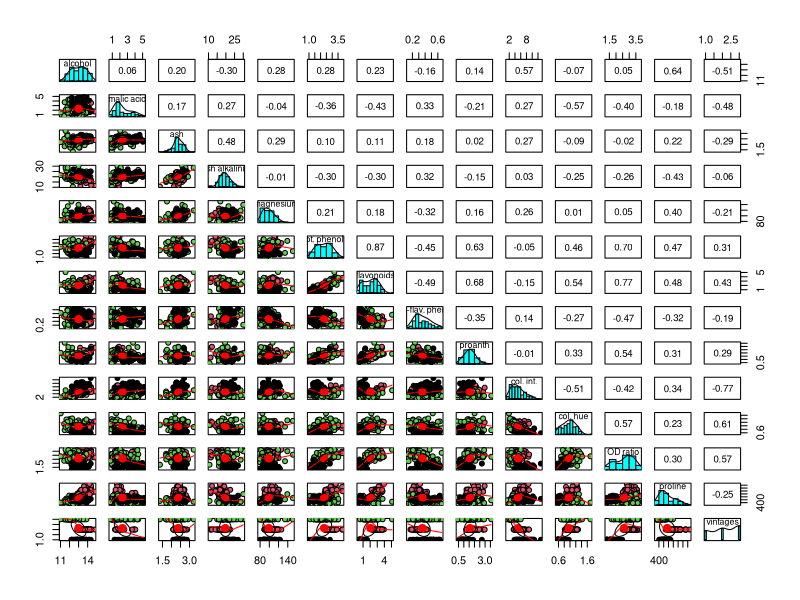
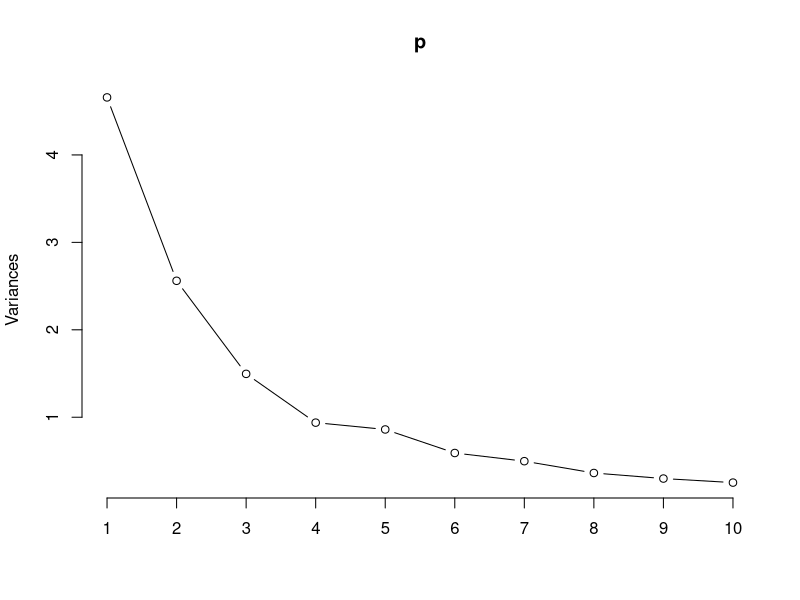
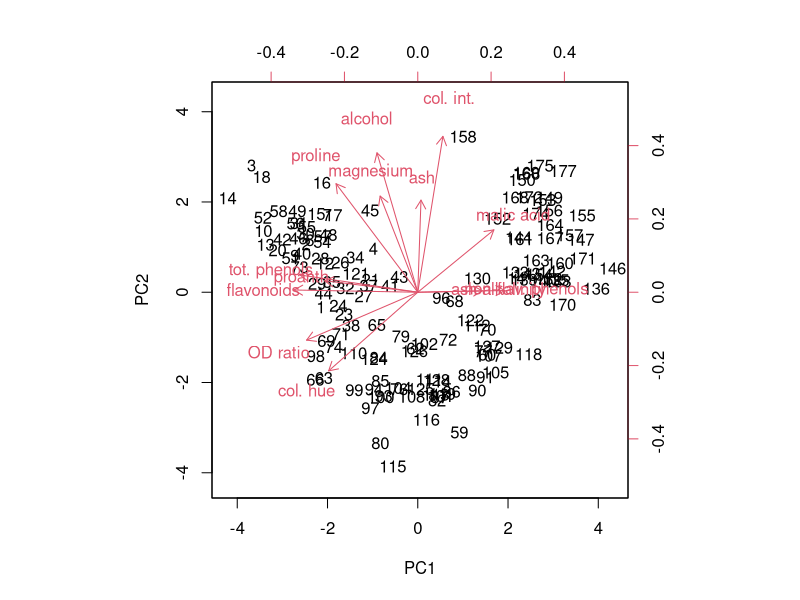
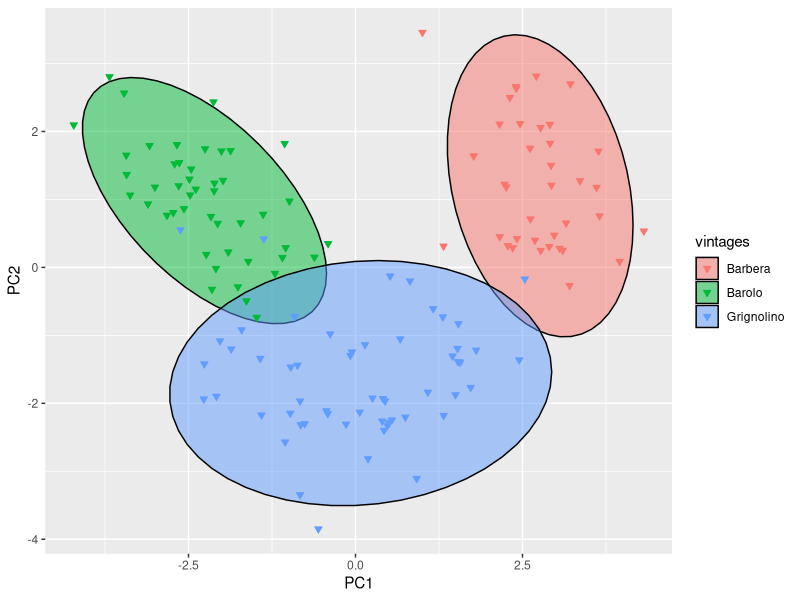

Write R code to recreate these figures, in order.
#Using PCA on the wine data set
#Allows interpretation of many variables using a 2 dimensional biplot
#Can also be used to develop prediction models

#Load the packages

library(kohonen)
library(caTools)
library(psych)
library(ggplot2)
library(nnet)


#Load the data
data("wines")
wines <- as.data.frame(wines)
wines <- cbind(wines, vintages)
str(wines)
head(wines)

#train and test set
set.seed(123)
splitcc <- sample.split(wines, SplitRatio = 0.8)
train <- subset(wines, splitcc == "TRUE")
test <- subset(wines, splitcc == "FALSE")

#Predictors should be independent to avoid Multicollinearity
pairs.panels(train, pch = 21, bg = train$vintages)



# Apply pca ---------------------------------------------------------------

#scale the data with scale = TRUE
summary(wines)
p <- prcomp(train[,-14], scale = TRUE)
p
str(p)
p$x

#Plot
#PC1 and PC2 explain a significant proportion of the variance
summary(p)
plot(p, type = "l")
biplot(p, scale = 0)


#append pc1 and pc2 to train
train2 <- cbind(train, p$x[,1:2])
head(train2)


#plot with ggplot
# Use 95% confidence elipse
ggplot(train2, aes(PC1, PC2, col = vintages, fill = vintages)) +
  stat_ellipse(geom = "polygon", col = "black", alpha = 0.5, level = 0.95) +
  geom_point(shape = 25)


# Predict -----------------------------------------------------------------

pred_train <- predict(p, train)
pred_train <- data.frame(pred_train, train[14])
pred_test <- predict(p, test)
pred_test <- data.frame(pred_test, test[14])


#Multinominal logistic regreesion with the first two principal components

pred_train$vintages <- relevel(pred_train$vintages, ref = "Barolo")
train_model <- multinom(vintages~PC1+PC2, data = pred_train)
summary(train_model)

#training accuracy 
P <- predict(train_model, pred_train)
matrix_1 <- table(P, pred_train$vintages)
matrix_1

#testing accuracy
P2 <- predict(train_model, pred_test)
matrix_2 <- table(P2, pred_test$vintages)
matrix_2
